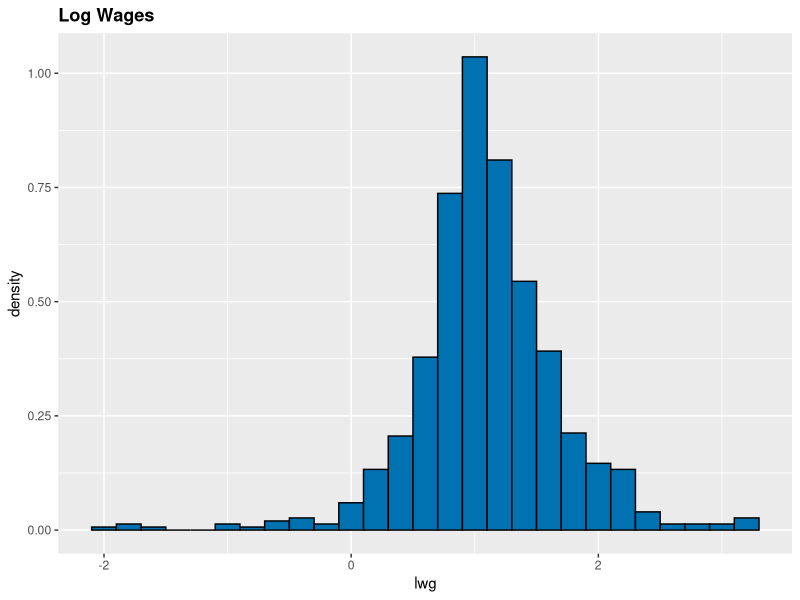
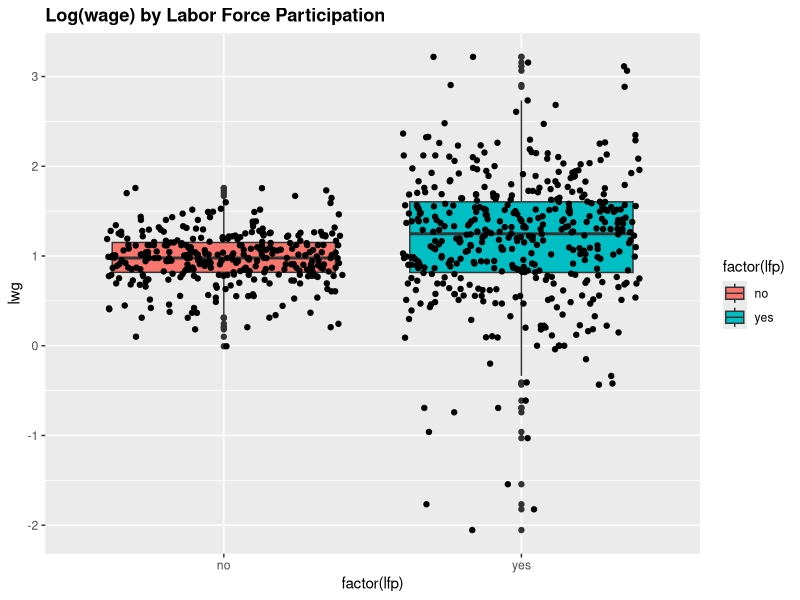
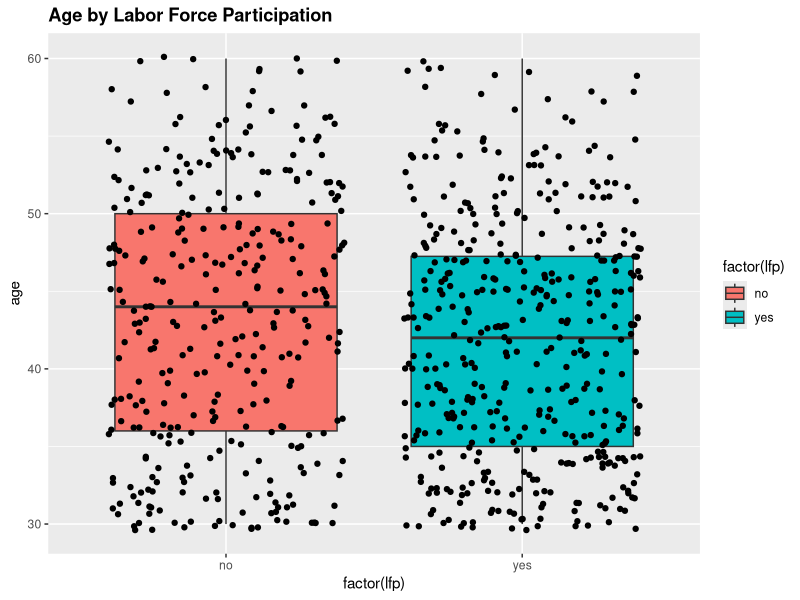
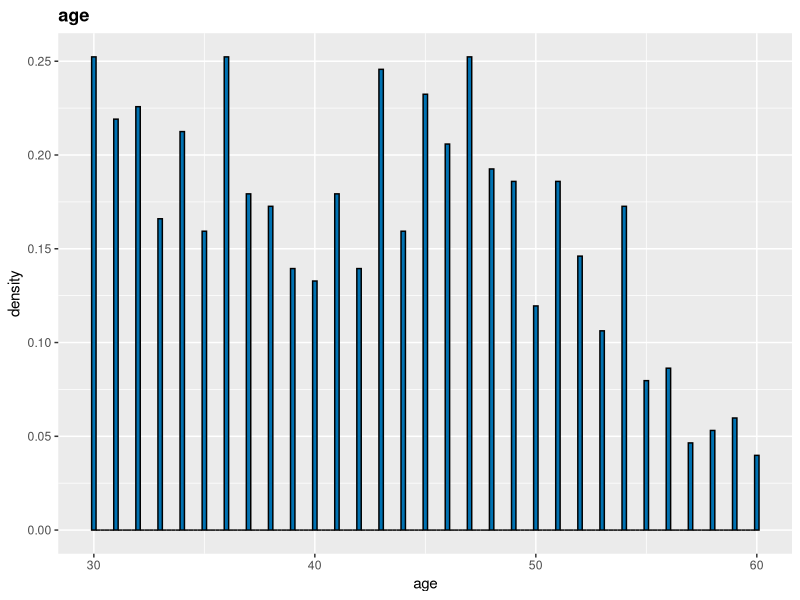
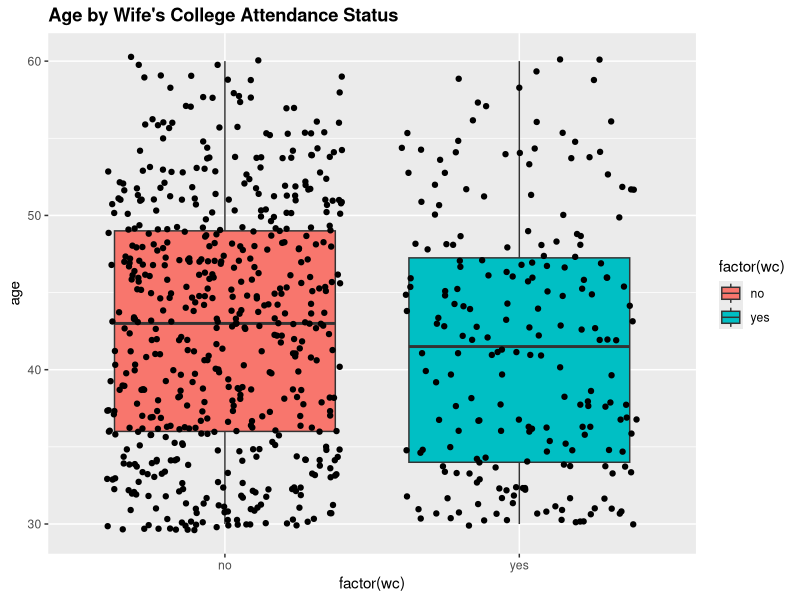
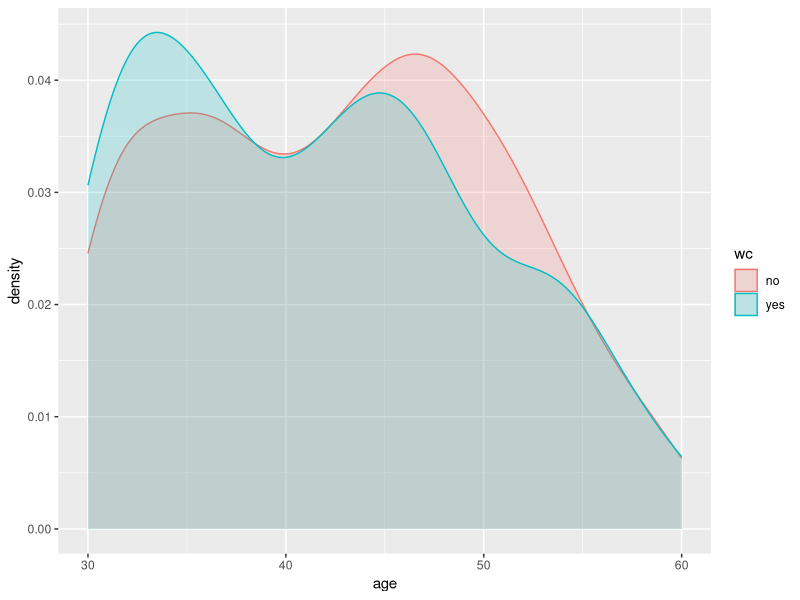
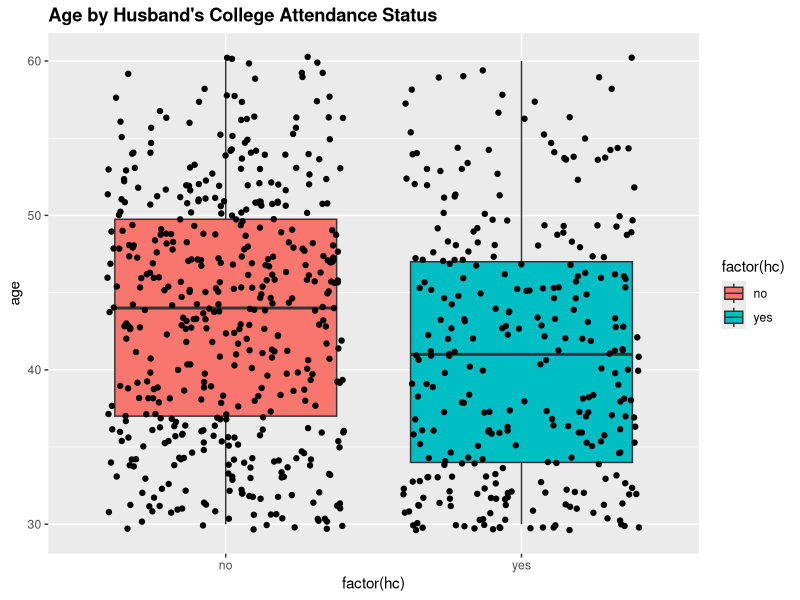
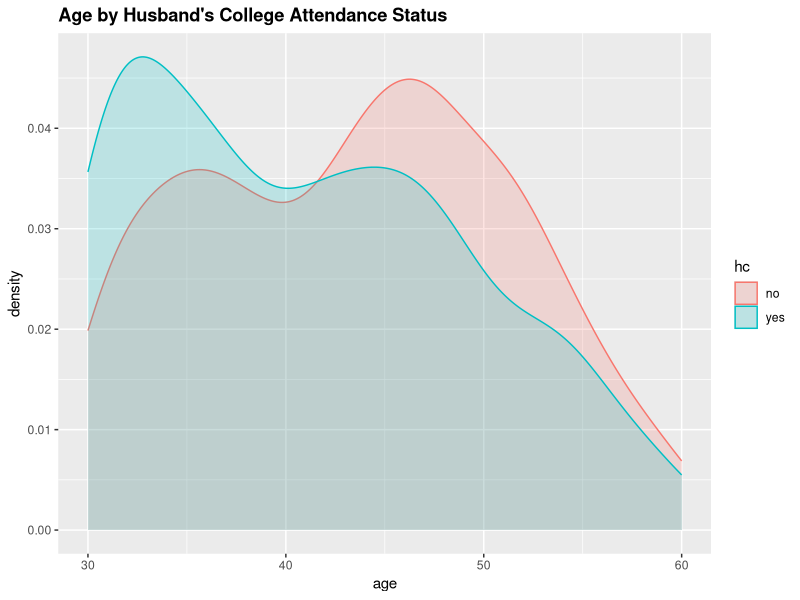

Here is the R script that generated these plots, in order:
## ---- chunk 1
library(knitr)
opts_chunk$set(tidy.opts=list(width.cutoff=60),tidy=TRUE)
## ---- chunk 2
# Import libraries
library(car)
library(dplyr)
library(Hmisc)

?Mroz
data(Mroz)
str(Mroz)

# Various ways to summarize the data, which with its pros and cons
summary(Mroz)
glimpse(Mroz) # glimpse can be use for any data.frame or table in R
#View(Mroz)
describe(Mroz)

head(Mroz, 5)
some(Mroz, 5)
tail(Mroz, 5)
## ---- chunk 3
library(dplyr)
library(ggplot2)

describe(exp(Mroz$lwg))
min(exp(Mroz$lwg))

# Distribution of log(wage)
ggplot(Mroz, aes(x = lwg)) +
  geom_histogram(aes(y = ..density..), binwidth = 0.2, fill="#0072B2", colour="black") +
  ggtitle("Log Wages") + 
  theme(plot.title = element_text(lineheight=1, face="bold"))

# log(wage) by lfp
ggplot(Mroz, aes(factor(lfp), lwg)) +
  geom_boxplot(aes(fill = factor(lfp))) + 
  geom_jitter() +
  ggtitle("Log(wage) by Labor Force Participation") + 
  theme(plot.title = element_text(lineheight=1, face="bold")) 

# age by lfp
ggplot(Mroz, aes(factor(lfp), age)) +
  geom_boxplot(aes(fill = factor(lfp))) + 
  geom_jitter() +
  ggtitle("Age by Labor Force Participation") + 
  theme(plot.title = element_text(lineheight=1, face="bold")) 

# Distribution of age
summary(Mroz$age)
ggplot(Mroz, aes(x = age)) +
  geom_histogram(aes(y = ..density..), binwidth = 0.2, fill="#0072B2", colour="black") +
  ggtitle("age") + 
  theme(plot.title = element_text(lineheight=1, face="bold"))

# Distribution of age by wc
# Were those who attended colleage tend to be younger?
ggplot(Mroz, aes(factor(wc), age)) +
  geom_boxplot(aes(fill = factor(wc))) + 
  geom_jitter() +
  ggtitle("Age by Wife's College Attendance Status") + 
  theme(plot.title = element_text(lineheight=1, face="bold")) 

ggplot(Mroz, aes(age, fill = wc, colour = wc)) +
  geom_density(alpha=0.2)

# Distribution of age by hc
# Were those whose husband attended colleage tend to be younger?
ggplot(Mroz, aes(factor(hc), age)) +
  geom_boxplot(aes(fill = factor(hc))) + 
  geom_jitter() +
  ggtitle("Age by Husband's College Attendance Status") + 
  theme(plot.title = element_text(lineheight=1, face="bold")) 

ggplot(Mroz, aes(age, fill = hc, colour = hc)) +
  geom_density(alpha=0.2) +
  ggtitle("Age by Husband's College Attendance Status") + 
  theme(plot.title = element_text(lineheight=1, face="bold")) 

# Distribution of age by number kids in different age group
ggplot(Mroz, aes(factor(k5), age)) +  
  geom_boxplot(aes(fill = factor(k5))) + 
  geom_jitter() +
  ggtitle("Age by Number of kids younger than 6") + 
  theme(plot.title = element_text(lineheight=1, face="bold")) 

ggplot(Mroz, aes(age, fill = factor(k5), colour = factor(k5))) +
  geom_density(alpha=0.2) +
  ggtitle("Age by Number of kids younger than 6") + 
  theme(plot.title = element_text(lineheight=1, face="bold")) 

ggplot(Mroz, aes(factor(k618), age)) +  
  geom_boxplot(aes(fill = factor(k618))) + 
  geom_jitter() +
  ggtitle("Age by Number of kids between 6 and 18") + 
  theme(plot.title = element_text(lineheight=1, face="bold")) 

ggplot(Mroz, aes(age, fill = factor(k618), colour = factor(k618))) +
  geom_density(alpha=0.2) +
  ggtitle("Age by Number of kids  between 6 and 18") + 
  theme(plot.title = element_text(lineheight=1, face="bold")) 

# It may be easier to visualize age by first binning the variable
table(Mroz$k5)
table(Mroz$k618)
table(Mroz$k5, Mroz$k618)
xtabs(~k5 + k618, data=Mroz)

table(Mroz$hc)
round(prop.table(table(Mroz$hc)),2)

table(Mroz$wc)
round(prop.table(table(Mroz$wc)),2)

xtabs(~hc+wc, data=Mroz)
round(prop.table(xtabs(~hc+wc, data=Mroz)),2)
## ---- chunk 4
mroz.glm <- glm(lfp ~ k5 + k618 + age + wc + hc + lwg + inc, 
               family = binomial, data = Mroz)
summary(mroz.glm)
round(exp(cbind(Estimate=coef(mroz.glm), confint(mroz.glm))),2)
vcov(mroz.glm)
## ---- chunk 5
summary(mroz.glm)
## ---- chunk 6
round(exp(cbind(coef(mroz.glm))),2)
## ---- chunk 7
#c = YOU NEED TO SPECIFY THE NUMBER HERE
c=-1
exp(c*coef(mroz.glm)['inc'])
## ---- chunk 8
#c = YOU NEED TO SPECIFY THE NUMBER HERE
c=-1
exp(c*coef(mroz.glm)['k5'])
## ---- chunk 9
# Likelihood Ratio Test
library(car)
Anova(mroz.glm, test="LR")
## ---- chunk 10
mroz.glm.h0 <- glm(lfp ~ k5 + k618 + age + wc + hc + lwg, 
               family = binomial, data = Mroz)
mroz.glm.h1 <- glm(lfp ~ k5 + k618 + age + wc + hc + lwg + inc, 
               family = binomial, data = Mroz)
anova(mroz.glm.h0,mroz.glm.h1)
## ---- chunk 11
#round(exp(cbind(Estimate=coef(mroz.glm), confint(mroz.glm))),2)
confint.default(object=mroz.glm, level=0.95)
exp(confint.default(object=mroz.glm, level=0.95))
## ---- chunk 12
#vcov(mroz.glm)
#summary(mroz.glm)
mroz.glm$coefficients[8] + qnorm(p = c(0.025, 0.975))*sqrt(vcov(mroz.glm)[8,8])
exp(mroz.glm$coefficients[8] + qnorm(p = c(0.025, 0.975))*sqrt(vcov(mroz.glm)[8,8]))
## ---- chunk 13
alpha = 0.5

wc = "yes"
hc = "yes"
predict.data <- data.frame(k5 = mean(Mroz$k5),
                           k618 = mean(Mroz$k618),
                           age = mean(Mroz$age),
                           wc = factor(wc), 
                           hc = factor(hc),
                           lwg = mean(Mroz$lwg),
                           inc = mean(Mroz$inc))
str(predict.data)

# Obtain the linear predictor
linear.pred = predict(object = mroz.glm, newdata = predict.data,
                      type = "link", se = TRUE)
linear.pred

# Then, compute pi.hat
pi.hat = exp(linear.pred$fit)/(1+exp(linear.pred$fit))
pi.hat

# Compute Wald Confidence Interval (in 2 steps)
# Step 1
CI.lin.pred = linear.pred$fit + qnorm(p = c(alpha/2, 1-alpha/2))*linear.pred$se
CI.lin.pred

# Step 2
CI.pi = exp(CI.lin.pred)/(1+exp(CI.lin.pred))
CI.pi

# Store all the components in a data frame
str(predict.data)
round(data.frame(pi.hat, lower=CI.pi[1], upper=CI.pi[2]),4)
## ---- chunk 14
round(exp(cbind(Estimate=coef(mroz.glm), confint(mroz.glm))),2)

summary(Mroz)
mroz.glm$coefficients
str(mroz.glm$coefficients)
coef <- mroz.glm$coefficients
coef[1]
min(Mroz$inc)

mroz.lm <- lm(as.numeric(lfp) ~ k5 + k618 + age + wc + hc + lwg + inc, data = Mroz)
summary(mroz.lm)

# Effect of income on LFP for a family with no kid, wife was 40 years old, both wife and husband attended college, and wife's estimated wage rate was 1.07

rm(x)
xx = c(1, 0, 0, 40, 1, 1, 1.07)
length(coef)
length(xx)
z = coef[1]*xx[1] + coef[2]*xx[2] + coef[3]*xx[3] + coef[3]*xx[3] + coef[4]*xx[4] + coef[5]*xx[5] + coef[6]*xx[6] + coef[7]*xx[7]
z
x <- Mroz$inc
coef[8]
curve(expr = exp(z + coef[8]*x)/(1+exp(z + coef[8]*x)), 
    xlim = c(min(Mroz$inc), max(Mroz$inc)), 
    ylim = c(0,1),
    col = "blue", 
    main = expression(pi == frac(e^{z + coef[inc]*inc}, 1+e^{z+coef[inc]*inc})), 
    xlab =  expression(inc), ylab = expression(pi))

# Reproduce the graph overlaying the same result from the linear model as a comparison
curve(expr = exp(z + coef[8]*x)/(1+exp(z + coef[8]*x)), 
    xlim = c(min(Mroz$inc), max(Mroz$inc)), 
    ylim = c(0,2),
    col = "blue", 
    main = expression(pi == frac(e^{z + coef[inc]*inc}, 1+e^{z+coef[inc]*inc})), 
    xlab =  expression(inc), ylab = expression(pi))

par(new=TRUE)

y2 <- mroz.lm$coefficients[8]*x
lm.coef <- mroz.lm$coefficients
lm.z <- lm.coef[1]*xx[1] + lm.coef[2]*xx[2] + lm.coef[3]*xx[3] + lm.coef[3]*xx[3] + lm.coef[4]*xx[4] + lm.coef[5]*xx[5] + lm.coef[6]*xx[6] + lm.coef[7]*xx[7]

lines(x, lm.z + mroz.lm$coefficients[8]*x,col="green")
